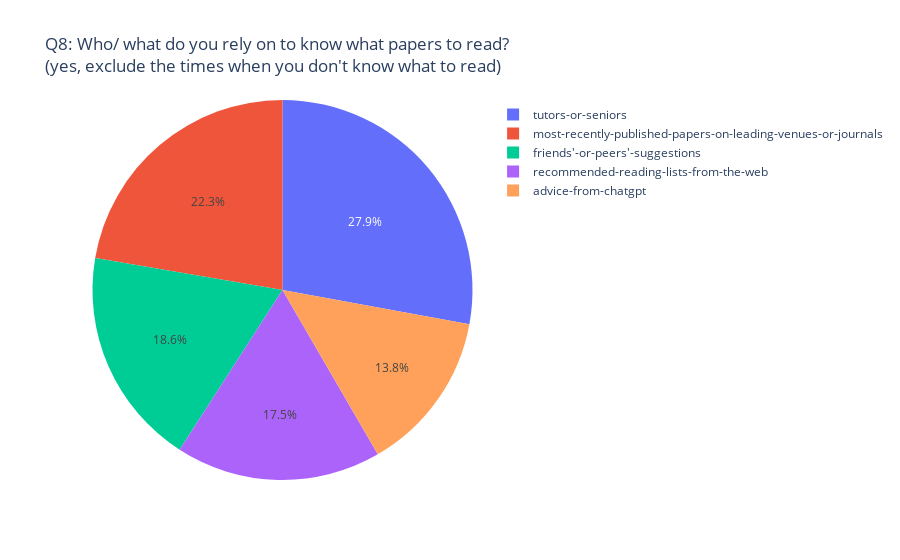

Notebook cell for this chart:
### Code cell
q8_text = f"Q{question_no}: Who/ what do you rely on to know what papers to read?<br>(yes, exclude the times when you don't know what to read)"
q8_data = q8_bucket.copy()
form_pie_chart(
    labels=list(q8_data.keys()), 
    values=list(q8_data.values()),
    title=q8_text
)

### Figure 1 — Plotly figure (JSON) as saved in the notebook; plotly's stock layout.template omitted (floating-point values rounded to 4 significant figures)
{"data": [{"labels": ["friends'-or-peers'-suggestions", "most-recently-published-papers-on-leading-venues-or-journals", "recommended-reading-lists-from-the-web", "tutors-or-seniors", "advice-from-chatgpt"], "type": "pie", "values": [50, 60, 47, 75, 37]}], "layout": {"title": {"text": "Q8: Who/ what do you rely on to know what papers to read?<br>(yes, exclude the times when you don't know what to read)"}}}
